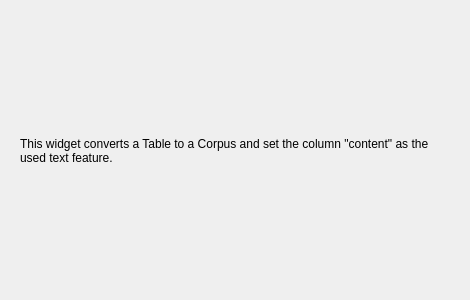
<?xml version="1.0" encoding="UTF-8"?>
<ui version="4.0">
 <class>Form</class>
 <widget class="QWidget" name="Form">
  <property name="geometry">
   <rect>
    <x>0</x>
    <y>0</y>
    <width>470</width>
    <height>300</height>
   </rect>
  </property>
  <property name="windowTitle">
   <string>Form</string>
  </property>
  <widget class="QLabel" name="Description">
   <property name="geometry">
    <rect>
     <x>20</x>
     <y>20</y>
     <width>431</width>
     <height>261</height>
    </rect>
   </property>
   <property name="text">
    <string>This widget converts a Table to a Corpus and set the column "content" as the used text feature.</string>
   </property>
   <property name="textFormat">
    <enum>Qt::AutoText</enum>
   </property>
   <property name="alignment">
    <set>Qt::AlignLeading|Qt::AlignLeft|Qt::AlignVCenter</set>
   </property>
   <property name="wordWrap">
    <bool>true</bool>
   </property>
  </widget>
 </widget>
 <resources/>
 <connections/>
</ui>
